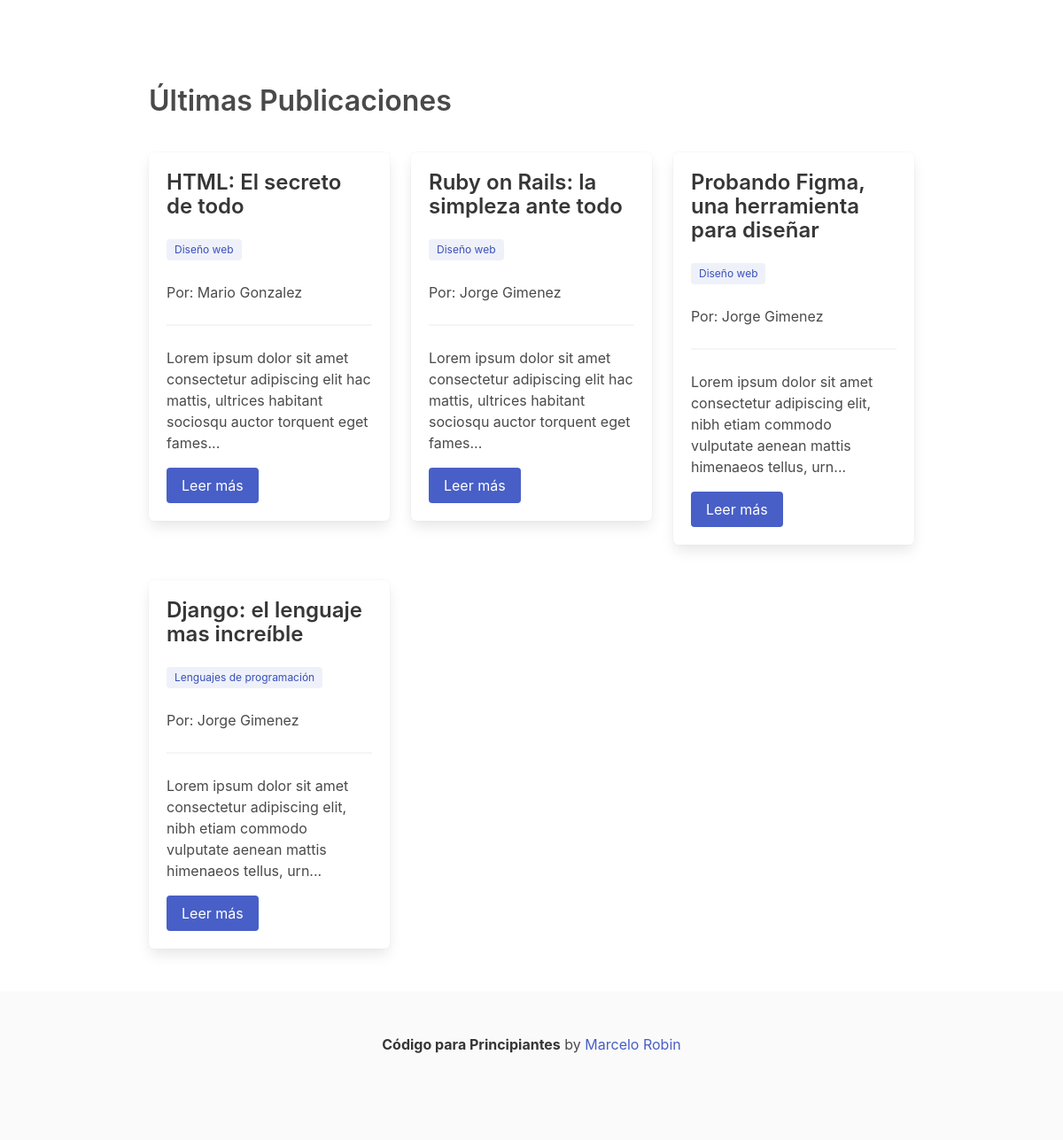
The page / on the database its author committed.
### blog/models.py (models this page shows, shortened)
class Post(models.Model):
    title = models.CharField(max_length=200, verbose_name='Título')
    slug = models.SlugField(unique=True, blank=True, verbose_name='Slug')
    category = models.ForeignKey(Category, on_delete=models.SET_NULL, null=True, blank=True, verbose_name='Categoría')
    body = models.TextField(verbose_name='Contenido')
    author = models.ForeignKey(User, on_delete=models.SET_NULL, null=True, blank=True, verbose_name='Autor')
    deleted = models.BooleanField(default=False, verbose_name='Eliminado')
    deleted_date = models.DateTimeField(null=True, blank=True, verbose_name='Fecha de eliminación')
    class Meta:
        verbose_name = 'Publicación'
        verbose_name_plural = 'Publicaciones'
        ordering = ['-id']

class Category(models.Model):
    name = models.CharField(max_length=100, verbose_name='Nombre')
    deleted = models.BooleanField(default=False, verbose_name='Eliminado')
    deleted_date = models.DateTimeField(null=True, blank=True, verbose_name='Fecha de eliminación')
    class Meta:
        verbose_name = 'Categoría'
        verbose_name_plural = 'Categorías'
        ordering = ['name']

### blog/views.py (the view)
# urls.py: path('', HomeView.as_view(), name='home'),
class HomeView(ListView):
    model = Post
    template_name = 'blog/index.html'
    context_object_name = 'posts'
    def get_queryset(self):
        return Post.objects.filter(deleted=False, author__isnull=False, category__isnull=False)

### blog/templates/blog/index.html
{% extends "blog/base.html" %}
{% block content %}
    <section class="section">
        <div class="container">
            <h1 class="title has-text-grey-dark mt-6">Últimas Publicaciones</h1>
            <div class="columns is-multiline">
                {% for post in posts %}
                    <div class="column is-one-third">
                        <div class="box mt-4 is-rounded is-bordered has-border-color-primary">
                            <h2 class="title is-4">{{ post.title }}</h2>
                            <div class="content">
                                <div class="tags">
                                    <span class="tag is-link is-light">{{ post.category.name }}</span>
                                </div>
                                <p>Por: {{ post.author.first_name }} {{ post.author.last_name }}</p>
                                <hr>
                                <p>{{ post.body|slice:":120" }}{% if post.body|length > 120 %}...{% endif %}</p>
                                {% if post.body|length > 120 %}
                                    <a href="{% url 'post_detail' post.slug %}" class="button is-link">Leer más</a>
                                {% endif %}
                            </div>
                        </div>
                    </div>
                {% endfor %}
            </div>
        </div>
    </section>
{% endblock %}

### blog/templates/blog/base.html (shortened to what this page needs)
<!doctype html>
<html lang="es">
    <head>
        <link rel="stylesheet" href="https://cdn.jsdelivr.net/npm/bulma@0.9.4/css/bulma.min.css">
    </head>
    <body>
        <div class="container">
            {% block content %}{% endblock %}
        </div>
    </body>
    <footer class="footer">
        <div class="content has-text-centered">
            <p>
                <strong>Código para Principiantes</strong> by <a href="https://aprogramar.ar">Marcelo Robin</a>
            </p>
        </div>
    </footer>
</html>

### rows shown on the page
Post: title "HTML: El secreto de todo", category.name "Diseño web", author.first_name "Mario", author.last_name "Gonzalez", body "Lorem ipsum dolor sit amet consectetur adipiscing elit hac mattis, ultrices habitant sociosqu auctor torquent eget fames", shows "Leer más"
Post: title "Ruby on Rails: la simpleza ante todo", category.name "Diseño web", author.first_name "Jorge", author.last_name "Gimenez", body "Lorem ipsum dolor sit amet consectetur adipiscing elit hac mattis, ultrices habitant sociosqu auctor torquent eget fames", shows "Leer más"
Post: title "Probando Figma, una herramienta para diseñar", category.name "Diseño web", author.first_name "Jorge", author.last_name "Gimenez", body "Lorem ipsum dolor sit amet consectetur adipiscing elit, nibh etiam commodo vulputate aenean mattis himenaeos tellus, urn", shows "Leer más"
Post: title "Django: el lenguaje mas increíble", category.name "Lenguajes de programación", author.first_name "Jorge", author.last_name "Gimenez", body "Lorem ipsum dolor sit amet consectetur adipiscing elit, nibh etiam commodo vulputate aenean mattis himenaeos tellus, urn", shows "Leer más"
